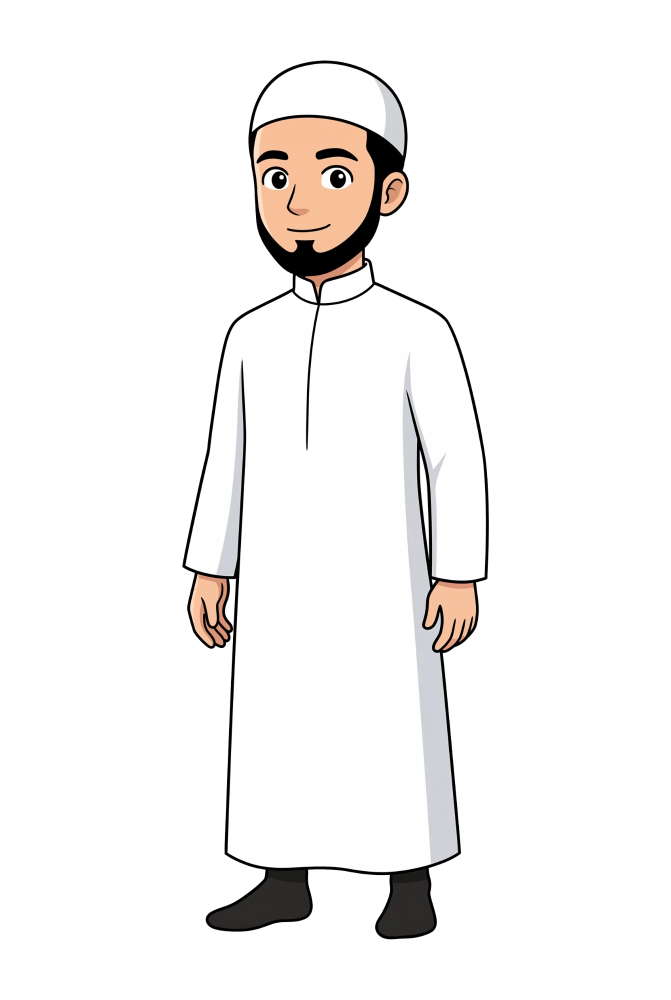
#> input picture motion-studio/films/arkan-kids/assets/man_src.webp, 1342 x 2000 px (shown at 1/2 size)
$ python rig_arms.py
#> lines starting #> are read from the running program, lines starting #| are printed output that depends on the picture; after the words box and inside, x2 and y2 are one past the last pixel; in counts of white or black regions, pixels touching at a corner belong together
"""rig_arms.py — يفصل ذراعي الشخصية كطبقتين تدوران من الكتف، ويسدّ الجسم خلفهما بقماش الثوب وخط الحافة."""
from PIL import Image, ImageDraw
import numpy as np
from scipy import ndimage
im = Image.open('assets/man_src.webp').convert('RGBA'); A = np.array(im)
#> further down, im is the input picture: PIL image 1342x2000 RGBA; mean R, G, B, A 59.8, 58.5, 57.6, 69
X0, Y0, X1, Y1 = 354, 111, 987, 1888; BODY_START = 515
L_ARM = [(522,612),(470,645),(452,700),(430,870),(400,1000),(364,1135),(370,1185),(385,1305),(474,1305),(478,1180),(484,1150),(489,900),(485,715),(505,650)]
R_ARM = [(760,600),(872,630),(910,670),(935,790),(966,960),(978,1150),(962,1215),(945,1305),(846,1305),(842,1205),(858,1160),(842,985),(814,785),(792,700)]
TORSO_L = [(520,612),(485,715),(489,900),(479,1150),(466,1320)]
TORSO_R = [(800,612),(814,785),(842,985),(858,1160),(872,1320)]
def mask(poly):
    m = Image.new('L', im.size, 0); ImageDraw.Draw(m).polygon(poly, fill=255); return np.array(m) > 0
th = Image.new('L', im.size, 0); ImageDraw.Draw(th).polygon(TORSO_L + TORSO_R[::-1], fill=255); torso = np.array(th) > 0
#> after `th = Image.new('L', im.size, 0)`: th: PIL image 1342x2000 L; every value is 0
#> after `ImageDraw.Draw(th).polygon(TORSO_L + TORSO_R[::-1], fill=255)`:
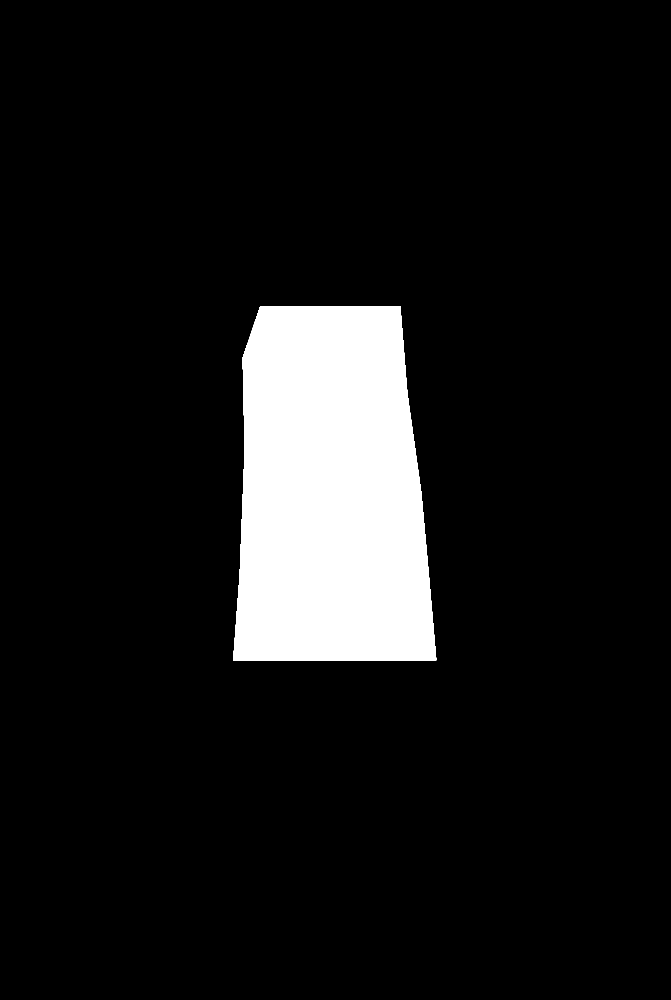
#> th: PIL image 1342x2000 L (shown at 1/2 size); 9.3% white; 1 white region, box (x1, y1, x2, y2) and area: (466, 612, 873, 1321) 250232
yy = np.arange(im.size[1])[:, None] * np.ones((1, im.size[0]), bool)
inner = ndimage.binary_erosion(torso, iterations=4)
#> inner: shape (2000, 1342) bool; 9% white; 1 white region, box (x1, y1, x2, y2) and area: (470, 616, 869, 1317) 241870
collar = np.zeros_like(torso); collar[:640, 560:800] = True          # لا تلمس الياقة
R_, G_, B_ = [A[:, :, i].astype(int) for i in range(3)]
#> R_: shape (2000, 1342) int64; 256 distinct labels, from 0 to 255
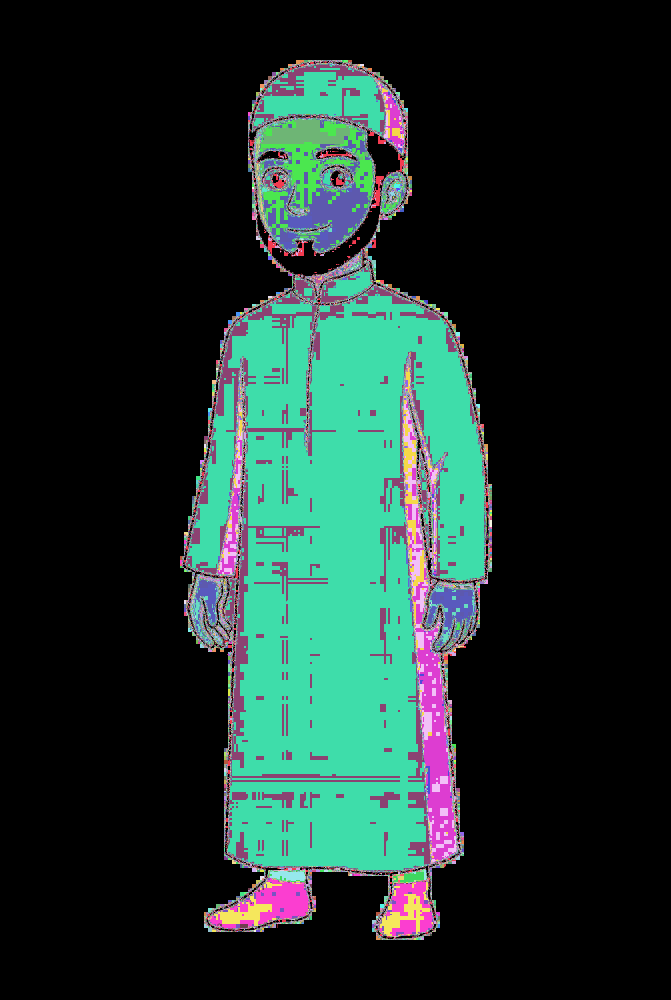
#> G_: shape (2000, 1342) int64 (shown at 1/2 size); 256 distinct labels, from 0 to 255; one colour per label, 0 black
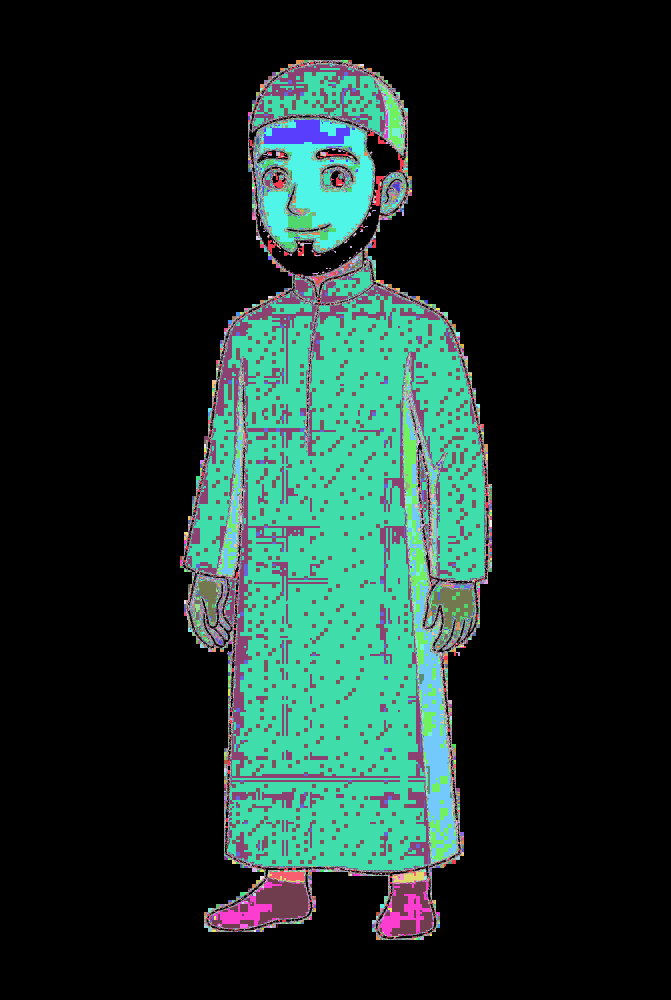
#> B_: shape (2000, 1342) int64 (shown at 1/2 size); 256 distinct labels, from 0 to 255; one colour per label, 0 black
skin = (R_ > 180) & (R_ - B_ > 45) & (G_ > 120)
#> skin: shape (2000, 1342) bool; 2.4% white; 8 white regions (1 under 20 px), largest, box (x1, y1, x2, y2) and area: (508, 236, 749, 505) 45307, (850, 1163, 952, 1300) 8523, (382, 1149, 460, 1292) 5888
def mask_d(poly): return ndimage.binary_dilation(mask(poly), iterations=20)
def arm(poly):
    m = ndimage.binary_dilation(mask(poly), iterations=26) & (A[:, :, 3] > 0)
#> in mask, `ImageDraw.Draw(m).polygon(poly, fill=255)`: m: PIL image 1342x2000 L; 1.9% white; 1 white region, box (x1, y1, x2, y2) and area: (364, 612, 523, 1306) 52203
#> m: shape (2000, 1342) bool; 2.7% white; 1 white region, box (x1, y1, x2, y2) and area: (364, 600, 549, 1332) 73628
    m &= ~(inner & (yy < 1150)); m &= ~collar; m &= yy < 1308
#> after `m &= yy < 1308`: m: shape (2000, 1342) bool; 2.2% white; 1 white region, box (x1, y1, x2, y2) and area: (364, 600, 549, 1308) 60241
    low = yy >= 1150                                                   # تحت الكُم: اليد فقط، بلا شريط الثوب
    m &= ~(low & ~(ndimage.binary_dilation(mask(poly), iterations=8) & ~torso))
#> m: shape (2000, 1342) bool; 2.1% white; 1 white region, box (x1, y1, x2, y2) and area: (364, 600, 549, 1308) 55355
    hand = ndimage.binary_dilation(skin & mask_d(poly), iterations=7)     # اليد كاملة مع حدّها، حتى لو دخلت حدود الجذع
#> in mask_d, `def mask_d(poly): return ndimage.binary_dilation(mask(poly), iteration..`: returned value: shape (2000, 1342) bool; 3.1% white; 1 white region, box (x1, y1, x2, y2) and area: (344, 592, 543, 1326) 82923
#> hand: shape (2000, 1342) bool; 0.4% white; 1 white region, box (x1, y1, x2, y2) and area: (375, 1142, 467, 1299) 10736
    m |= hand & (yy >= 1180) & (A[:, :, 3] > 0); m &= ~((yy >= 1180) & ~hand)
#> after `m &= ~((yy >= 1180) & ~hand)`: m: shape (2000, 1342) bool; 2% white; 1 white region, box (x1, y1, x2, y2) and area: (364, 600, 549, 1299) 53636
    return m
mL, mR = arm(L_ARM), arm(R_ARM)
#> in mask (call 4), `ImageDraw.Draw(m).polygon(poly, fill=255)`: m: PIL image 1342x2000 L; 3.1% white; 1 white region, box (x1, y1, x2, y2) and area: (760, 600, 979, 1306) 83844
#> in arm (call 2), `m = ndimage.binary_dilation(mask(poly), iterations=26) & (A[:, :, 3] >..`: m: shape (2000, 1342) bool; 4.1% white; 1 white region, box (x1, y1, x2, y2) and area: (734, 574, 978, 1332) 108948
#> in arm (call 2), `m &= ~(low & ~(ndimage.binary_dilation(mask(poly), iterations=8) & ~to..`: m: shape (2000, 1342) bool; 3.1% white; 1 white region, box (x1, y1, x2, y2) and area: (799, 585, 978, 1308) 83409
#> in mask_d (call 2), `def mask_d(poly): return ndimage.binary_dilation(mask(poly), iteration..`: returned value: shape (2000, 1342) bool; 4.3% white; 1 white region, box (x1, y1, x2, y2) and area: (740, 580, 999, 1326) 116504
#> in arm (call 2), `hand = ndimage.binary_dilation(skin & mask_d(poly), iterations=7)`: hand: shape (2000, 1342) bool; 0.47% white; 1 white region, box (x1, y1, x2, y2) and area: (843, 1156, 959, 1307) 12540
#> in arm (call 2), `m |= hand & (yy >= 1180) & (A[:, :, 3] > 0)`:
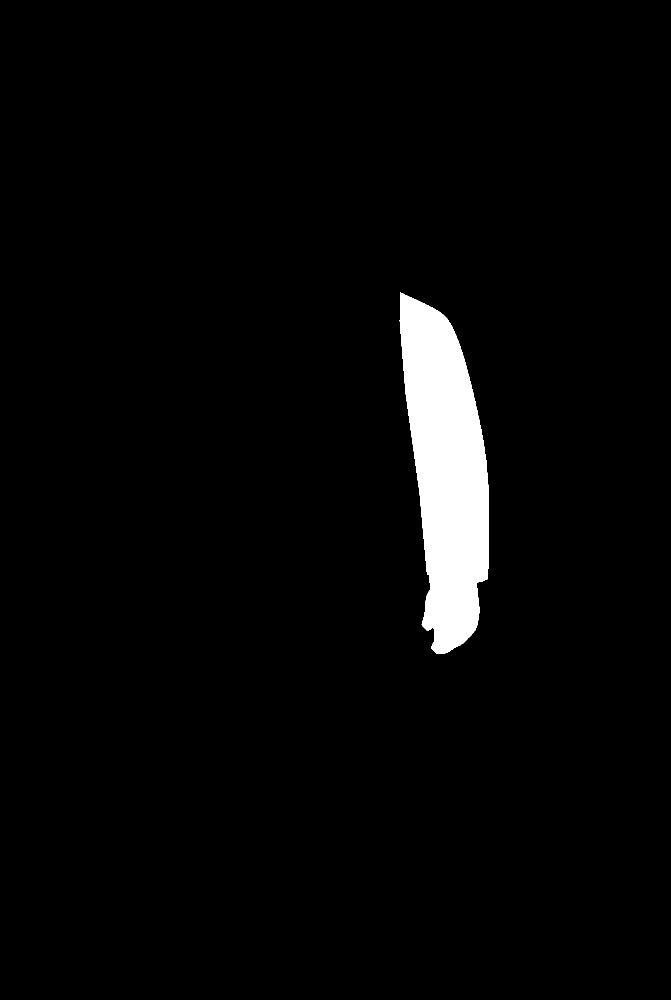
#> m: shape (2000, 1342) bool (shown at 1/2 size); 3.2% white; 1 white region, box (x1, y1, x2, y2) and area: (799, 585, 978, 1308) 84654
#> in arm (call 2), `m &= ~((yy >= 1180) & ~hand)`: m: shape (2000, 1342) bool; 3.1% white; 1 white region, box (x1, y1, x2, y2) and area: (799, 585, 978, 1307) 84103
out = {}
for name, m, pivot in [('armL', mL, (500, 662)), ('armR', mR, (842, 672))]:
    arr = A.copy(); arr[~m, 3] = 0
    ys, xs = np.where(arr[:, :, 3] > 0); bx0, bx1, by0, by1 = xs.min() - 2, xs.max() + 3, ys.min() - 2, ys.max() + 3
    Image.fromarray(arr[by0:by1, bx0:bx1]).save(f'assets/man_{name}.png')
    out[name] = dict(left=int(bx0 - X0), top=int(by0 - Y0), px=int(pivot[0] - bx0), py=int(pivot[1] - by0))
#> this loop made 2 passes
#> (name, pivot, bx0, bx1, by0, by1) on passes 1 to 2: ('armL', (500, 662), 362, 551, 598, 1301), ('armR', (842, 672), 797, 980, 583, 1309)
#> pass 1, `Image.fromarray(arr[by0:by1, bx0:bx1]).save(f'assets/man_{name}.png')`:
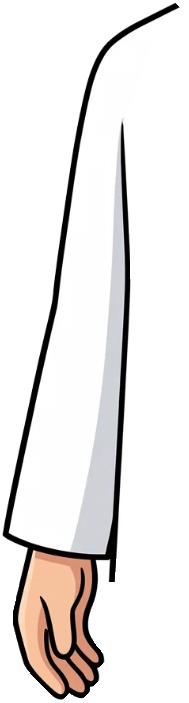
#> saved as man_armL.png: PIL image 189x703 RGBA; mean R, G, B, A 165.7, 162.7, 161.2, 101.7; transparent parts drawn white
#> after the loop:
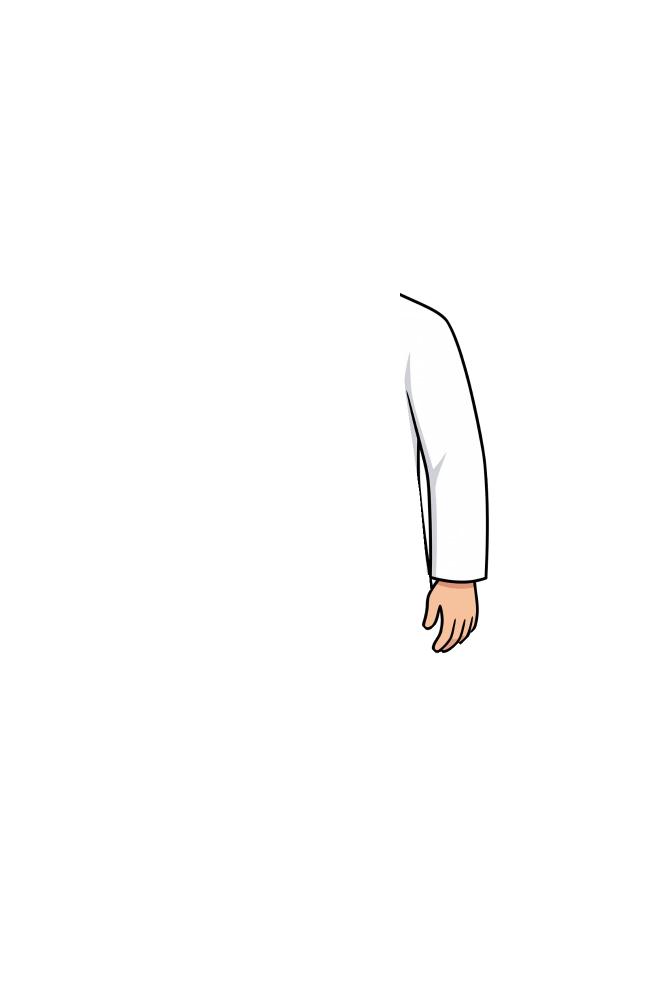
#> arr: shape (2000, 1342, 4) (shown at 1/2 size); mean R, G, B, A 59.8, 58.5, 57.6, 7.9; transparent parts drawn white
#> after the loop, out = 2 items
body = A.copy(); body[mL | mR, 3] = 0
body[ndimage.binary_dilation(mL | mR, iterations=8) & ~ndimage.binary_dilation(torso, iterations=3) & (yy >= 1150), 3] = 0   # بقايا حدود اليد
body[(mL | mR) & torso] = (255, 255, 255, 255)
b = Image.fromarray(body); d = ImageDraw.Draw(b)
d.line(TORSO_L[1:], fill=(20, 20, 20, 255), width=6, joint='curve'); d.line(TORSO_R[1:], fill=(20, 20, 20, 255), width=6, joint='curve')
Image.fromarray(np.array(b)[BODY_START:Y1, X0:X1]).save('assets/man_body.png')
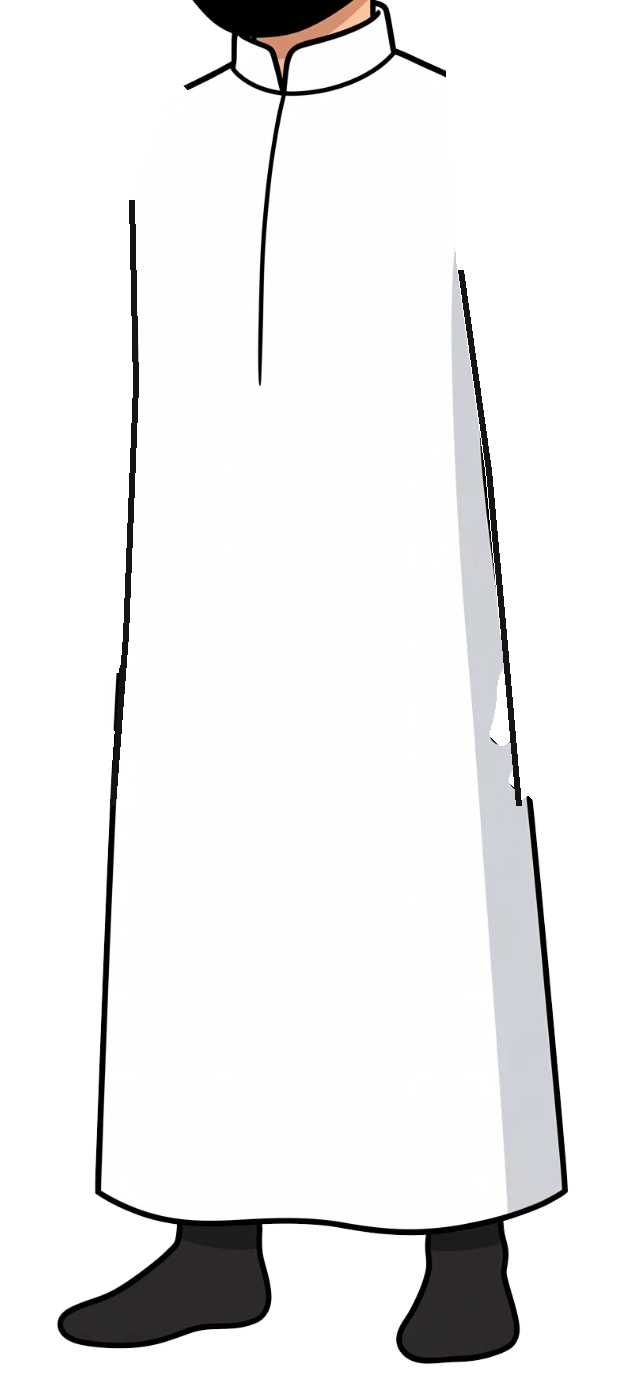
#> saved as man_body.png: PIL image 633x1373 RGBA; mean R, G, B, A 161.1, 160.1, 159.6, 143.9; transparent parts drawn white
print(out)
#| {'armL': {'left': 8, 'top': 487, 'px': 138, 'py': 64}, 'armR': {'left': 443, 'top': 472, 'px': 45, 'py': 89}}
